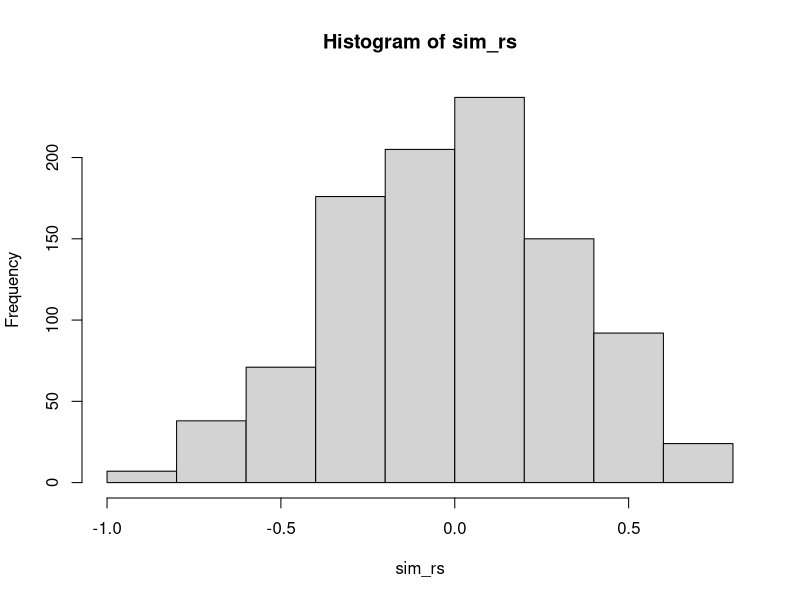

This chart was generated by the following R code:
## ---- chunk 1
knitr::opts_chunk$set(echo = TRUE)
## ---- chunk 2
X <- c(1,4,3,2,5,4,3,6,7,8)
Y <- c(1,3,6,7,8,2,8,7,6,9)
## ---- chunk 3
(my_cor <- cor.test(X,Y))


## ---- chunk 4
sim_rs <- replicate(1000,cor(sample(X),sample(Y)))
hist(sim_rs)

length(sim_rs[sim_rs >= my_cor$estimate]) / 1000

## ---- chunk 5
sum(sort(X)*sort(Y, decreasing = TRUE))
## ---- chunk 6
sum(sort(X)*sort(Y))
